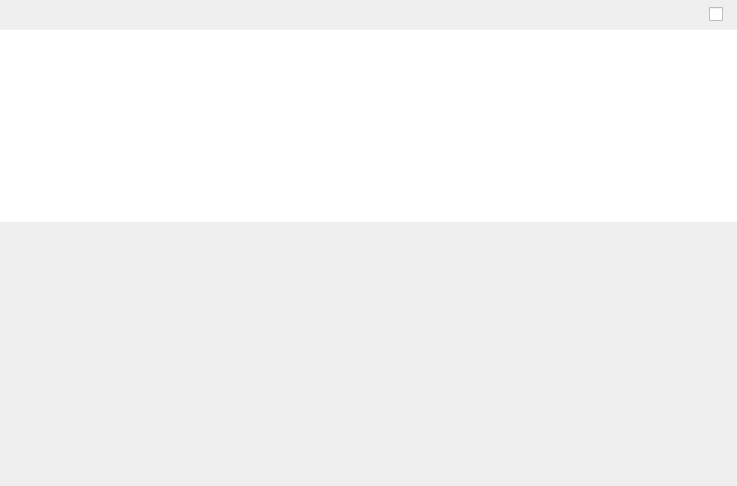
<?xml version="1.0" encoding="UTF-8"?>
<ui version="4.0">
 <class>AlgorithmRunnerItem</class>
 <widget class="QWidget" name="AlgorithmRunnerItem">
  <property name="geometry">
   <rect>
    <x>0</x>
    <y>0</y>
    <width>737</width>
    <height>486</height>
   </rect>
  </property>
  <property name="sizePolicy">
   <sizepolicy hsizetype="Preferred" vsizetype="Maximum">
    <horstretch>0</horstretch>
    <verstretch>0</verstretch>
   </sizepolicy>
  </property>
  <property name="minimumSize">
   <size>
    <width>0</width>
    <height>0</height>
   </size>
  </property>
  <layout class="QVBoxLayout" name="verticalLayout">
   <property name="spacing">
    <number>0</number>
   </property>
   <property name="leftMargin">
    <number>0</number>
   </property>
   <property name="topMargin">
    <number>0</number>
   </property>
   <property name="rightMargin">
    <number>0</number>
   </property>
   <property name="bottomMargin">
    <number>0</number>
   </property>
   <item>
    <widget class="QFrame" name="algFrame">
     <property name="sizePolicy">
      <sizepolicy hsizetype="Preferred" vsizetype="Maximum">
       <horstretch>0</horstretch>
       <verstretch>0</verstretch>
      </sizepolicy>
     </property>
     <layout class="QHBoxLayout" name="horizontalLayout_2">
      <property name="spacing">
       <number>2</number>
      </property>
      <property name="leftMargin">
       <number>0</number>
      </property>
      <property name="topMargin">
       <number>0</number>
      </property>
      <property name="rightMargin">
       <number>0</number>
      </property>
      <property name="bottomMargin">
       <number>2</number>
      </property>
      <item>
       <widget class="QPushButton" name="settingsButton">
        <property name="minimumSize">
         <size>
          <width>28</width>
          <height>28</height>
         </size>
        </property>
        <property name="maximumSize">
         <size>
          <width>28</width>
          <height>28</height>
         </size>
        </property>
        <property name="toolTip">
         <string>Show/Hide algorithm settings</string>
        </property>
        <property name="text">
         <string/>
        </property>
        <property name="checkable">
         <bool>true</bool>
        </property>
        <property name="flat">
         <bool>true</bool>
        </property>
       </widget>
      </item>
      <item>
       <widget class="QPushButton" name="playButton">
        <property name="sizePolicy">
         <sizepolicy hsizetype="Expanding" vsizetype="Preferred">
          <horstretch>0</horstretch>
          <verstretch>0</verstretch>
         </sizepolicy>
        </property>
        <property name="iconSize">
         <size>
          <width>16</width>
          <height>16</height>
         </size>
        </property>
        <property name="flat">
         <bool>true</bool>
        </property>
       </widget>
      </item>
      <item>
       <widget class="QLabel" name="languageLabel">
        <property name="minimumSize">
         <size>
          <width>16</width>
          <height>28</height>
         </size>
        </property>
        <property name="maximumSize">
         <size>
          <width>16</width>
          <height>28</height>
         </size>
        </property>
        <property name="text">
         <string/>
        </property>
        <property name="alignment">
         <set>Qt::AlignCenter</set>
        </property>
       </widget>
      </item>
      <item>
       <widget class="QCheckBox" name="favoriteCheck">
        <property name="sizePolicy">
         <sizepolicy hsizetype="Maximum" vsizetype="Fixed">
          <horstretch>0</horstretch>
          <verstretch>0</verstretch>
         </sizepolicy>
        </property>
        <property name="minimumSize">
         <size>
          <width>28</width>
          <height>28</height>
         </size>
        </property>
        <property name="maximumSize">
         <size>
          <width>28</width>
          <height>28</height>
         </size>
        </property>
        <property name="toolTip">
         <string>Add to Favorites</string>
        </property>
        <property name="iconSize">
         <size>
          <width>28</width>
          <height>28</height>
         </size>
        </property>
        <property name="favorite" stdset="0">
         <bool>true</bool>
        </property>
       </widget>
      </item>
     </layout>
    </widget>
   </item>
   <item>
    <widget class="QTableView" name="parameters">
     <property name="sizePolicy">
      <sizepolicy hsizetype="Expanding" vsizetype="Maximum">
       <horstretch>0</horstretch>
       <verstretch>0</verstretch>
      </sizepolicy>
     </property>
     <property name="frameShape">
      <enum>QFrame::NoFrame</enum>
     </property>
     <property name="editTriggers">
      <set>QAbstractItemView::AllEditTriggers</set>
     </property>
     <property name="showDropIndicator" stdset="0">
      <bool>false</bool>
     </property>
     <property name="dragDropOverwriteMode">
      <bool>false</bool>
     </property>
     <attribute name="horizontalHeaderVisible">
      <bool>false</bool>
     </attribute>
     <attribute name="horizontalHeaderStretchLastSection">
      <bool>true</bool>
     </attribute>
     <attribute name="verticalHeaderDefaultSectionSize">
      <number>30</number>
     </attribute>
    </widget>
   </item>
   <item>
    <spacer name="verticalSpacer">
     <property name="orientation">
      <enum>Qt::Vertical</enum>
     </property>
     <property name="sizeHint" stdset="0">
      <size>
       <width>0</width>
       <height>0</height>
      </size>
     </property>
    </spacer>
   </item>
  </layout>
 </widget>
 <resources/>
 <connections>
  <connection>
   <sender>playButton</sender>
   <signal>clicked(bool)</signal>
   <receiver>AlgorithmRunnerItem</receiver>
   <slot>run()</slot>
   <hints>
    <hint type="sourcelabel">
     <x>13</x>
     <y>13</y>
    </hint>
    <hint type="destinationlabel">
     <x>369</x>
     <y>233</y>
    </hint>
   </hints>
  </connection>
  <connection>
   <sender>settingsButton</sender>
   <signal>toggled(bool)</signal>
   <receiver>parameters</receiver>
   <slot>setVisible(bool)</slot>
   <hints>
    <hint type="sourcelabel">
     <x>41</x>
     <y>13</y>
    </hint>
    <hint type="destinationlabel">
     <x>369</x>
     <y>140</y>
    </hint>
   </hints>
  </connection>
  <connection>
   <sender>settingsButton</sender>
   <signal>toggled(bool)</signal>
   <receiver>AlgorithmRunnerItem</receiver>
   <slot>initModel()</slot>
   <hints>
    <hint type="sourcelabel">
     <x>41</x>
     <y>13</y>
    </hint>
    <hint type="destinationlabel">
     <x>369</x>
     <y>243</y>
    </hint>
   </hints>
  </connection>
 </connections>
 <slots>
  <signal>favorized(bool)</signal>
  <slot>run()</slot>
  <slot>initModel()</slot>
 </slots>
</ui>
